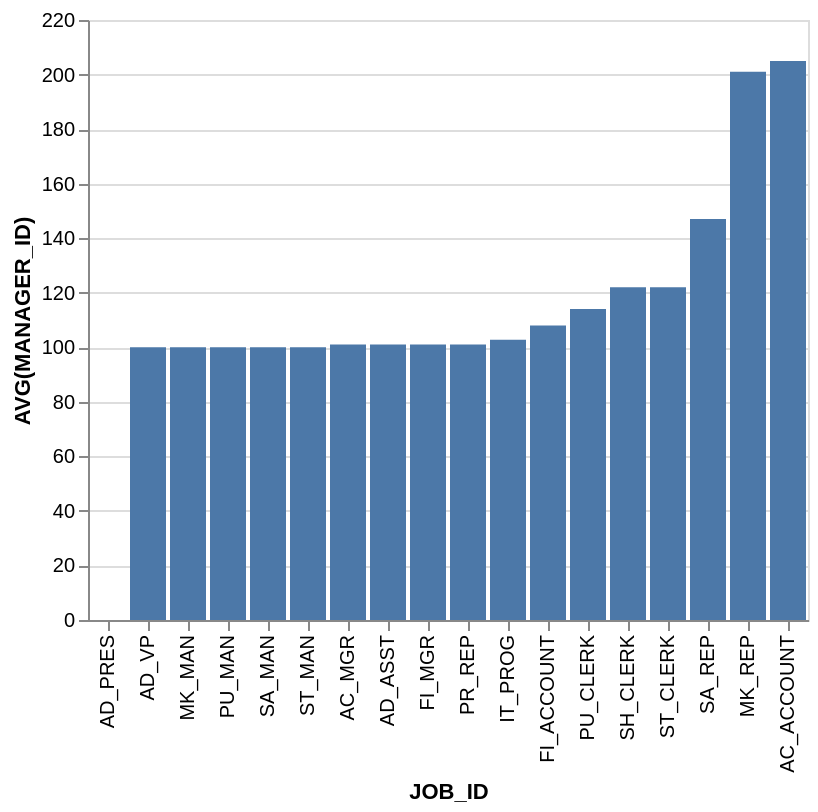

Write the Vega-Lite specification saved for this chart.
### Vega-Lite specification from a JSON file in a GitHub repository (floating-point values rounded to 4 significant figures)
{"data": {"values": [{"x_data": "AD_PRES", "y_data": 0}, {"x_data": "AD_VP", "y_data": 100}, {"x_data": "MK_MAN", "y_data": 100}, {"x_data": "PU_MAN", "y_data": 100}, {"x_data": "SA_MAN", "y_data": 100}, {"x_data": "ST_MAN", "y_data": 100}, {"x_data": "AC_MGR", "y_data": 101}, {"x_data": "AD_ASST", "y_data": 101}, {"x_data": "FI_MGR", "y_data": 101}, {"x_data": "PR_REP", "y_data": 101}, {"x_data": "IT_PROG", "y_data": 102.8}, {"x_data": "FI_ACCOUNT", "y_data": 108}, {"x_data": "PU_CLERK", "y_data": 114}, {"x_data": "SH_CLERK", "y_data": 122}, {"x_data": "ST_CLERK", "y_data": 122}, {"x_data": "SA_REP", "y_data": 147}, {"x_data": "MK_REP", "y_data": 201}, {"x_data": "AC_ACCOUNT", "y_data": 205}]}, "mark": "bar", "encoding": {"x": {"field": "x_data", "type": "nominal", "title": "JOB_ID", "sort": {"op": "sum", "field": "y_data", "order": "ascending"}}, "y": {"field": "y_data", "type": "quantitative", "title": "AVG(MANAGER_ID)"}}}
